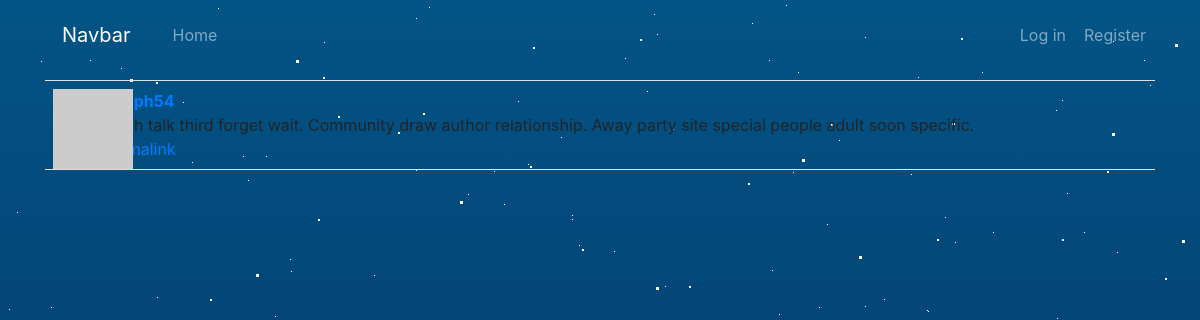
Screenshot of /post/2 with the database file from the repository.
### app/models.py (models this page shows, shortened)
class Post(db.Model):
    __tablename__ = 'posts'
    id = db.Column(db.Integer, primary_key=True)
    body = db.Column(db.Text)
    author_id = db.Column(db.Integer, db.ForeignKey('users.id'))
    body_html = db.Column(db.Text)

class User(UserMixin, db.Model):
    __tablename__ = 'users'
    id = db.Column(db.Integer, primary_key=True)
    email = db.Column(db.String(64), unique=True, index=True)
    username = db.Column(db.String(64), unique=True, index=True)
    password_hash = db.Column(db.String(128))
    role_id = db.Column(db.Integer, db.ForeignKey('roles.id'))
    name = db.Column(db.String(64))
    location = db.Column(db.String(64))
    about_me = db.Column(db.Text())
    avatar_hash = db.Column(db.String(32))
    posts = db.relationship('Post', backref='author', lazy='dynamic')
    followed = db.relationship('Follow',\
                                foreign_keys=[Follow.follower_id],
                                backref=db.backref('follower', lazy='joined'),
                                lazy='dynamic',
                                cascade='all, delete-orphan')
    followers = db.relationship('Follow',
                                foreign_keys=[Follow.followed_id],
                                backref=db.backref('followed', lazy='joined'),
                                lazy='dynamic',
                                cascade='all, delete-orphan')
    def gravatar(self, size=100, default='identicon', rating='g'):
        url = 'https://secure.gravatar.com/avatar'
        hash = self.avatar_hash or self.gravatar_hash()
        return '{url}/{hash}?s={size}&d={default}&r={rating}'.format(url=url, hash=hash, size=size, default=default, rating=rating)
    @property
    def password(self):
        raise AttributeError('password is not a readable attribute')

### app/main/views.py (the view)
@main.route('/post/<int:id>')
def post(id):
    post = Post.query.get_or_404(id)
    return render_template('post.html', posts=[post])

### app/auth/views.py (called while the page is built)
@auth.before_app_request
def before_request():
    if current_user.is_authenticated:
        current_user.ping()

### app/main/__init__.py (called while the page is built)
@main.app_context_processor
def inject_permission():
    return dict(Permission=Permission)

### app/templates/post.html (shortened to what this page needs)
{% extends "base.html" %}
{% block page_content %}
{% include "_posts.html" %}
{% endblock %}

### app/templates/_posts.html (shortened to what this page needs)
<div class="container">
    <ul class="posts">
        {% for post in posts %}
        <li class="post">
            <div class="post-thumbnail">
                <a href="{{ url_for('.user', username=post.author.username) }}">
                    <img class="img-rounded profile-thumbnail" src="{{ post.author.gravatar(size=39) }}">
                </a>
            </div>
            <div class="post-content">
                <div class="post-author"><a href="{{ url_for('.user', username=post.author.username) }}">{{ post.author.username }}</a></div>
                <div class="post-body">
                    {% if post.body_html %}
                        {{ post.body_html | safe }}
                    {% else %}
                        {{ post.body }}
                    {% endif %}
                </div>
                <div class="post-footer">
                    <a href="{{ url_for('main.post', id=post.id) }}">
                        <span class="label label-default">Permalink</span>
                    </a>
                </div>
            </div>
        </li>
        {% endfor %}
    </ul>
</div>

### app/static/css/styles.css (style rules this page uses)
body { background: linear-gradient(#035486,#010029); overflow: hidden; }
.profile-thumbnail { position: absolute; }
ul.posts { list-style-type: none; padding: 0px; margin: 16px 0px 0px 0px; border-top: 1px solid #e0e0e0; }
ul.posts li.post { padding: 8px; border-bottom: 1px solid #e0e0e0; }
div.post-author { font-weight: bold; }
div.post-thumbnail { position: absolute; }
div.post-content { margin-left: 48px; min-height: 48px; }

### rows the page displays
Post: author.username "joseph54", body "Much talk third forget wait. Community draw author relationship. Away party site special people adult soon specific."
